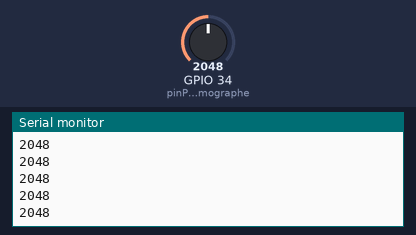
Bench run of a sketch on a simulated ESP32. On the bench: the last lines printed to the serial monitor. Inputs (shaded band) come from the test bench; at power-on: GPIO 34 (pinPlethysmographe) = 2048.

Above: at 1.2 s.
1.3 s: GPIO 34 (pinPlethysmographe) set to 2866
At 2.0 s:
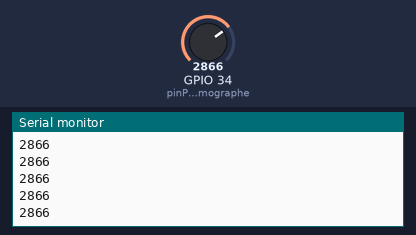
2.8 s: GPIO 34 (pinPlethysmographe) set to 3603
At 3.4 s:
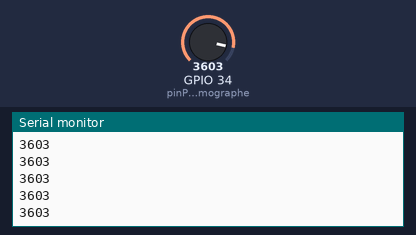
Timing chart, 0 to 5.8 s (numbered marks = the images above; inputs shaded):
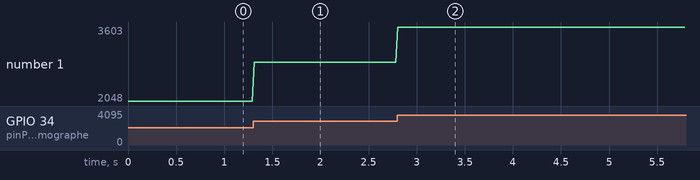

Measured:
- after the input at 1.3 s, the serial monitor: prints a new line at once (image 1)
- after the input at 2.8 s, the serial monitor: prints a new line at once (image 2)
- plotted number 1: 2048 → 2866 after the input at 1.3 s, 2866 → 3603 after the input at 2.8 s

The sketch:

sketch.ino
```cpp
// Athletix-Data — lecture du signal du photopléthysmographe sur ESP32
// Broche de lecture analogique (reliée à la sortie Vs du montage)
// Nom sans accent : certaines chaînes de compilation refusent les identifiants accentués.
const int pinPlethysmographe = 34;

void setup() {
  // Initialisation du moniteur série pour observer le signal
  Serial.begin(115200);

  // Configuration de la broche en entrée
  pinMode(pinPlethysmographe, INPUT);
}

void loop() {
  // Lecture de la tension analogique (valeur entre 0 et 4095 sur ESP32)
  int valeurAnalogique = analogRead(pinPlethysmographe);

  // Envoi de la valeur sur le port série (visible avec le traceur série de l'IDE Arduino)
  Serial.println(valeurAnalogique);

  // Petite pause pour échantillonner le signal proprement (toutes les 20 ms = 50 Hz)
  delay(20);
}
```
